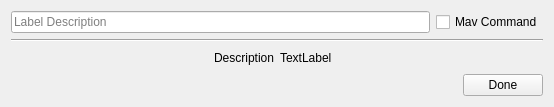
<?xml version="1.0" encoding="UTF-8"?>
<ui version="4.0">
 <class>QGCTextLabel</class>
 <widget class="QWidget" name="QGCTextLabel">
  <property name="geometry">
   <rect>
    <x>0</x>
    <y>0</y>
    <width>554</width>
    <height>107</height>
   </rect>
  </property>
  <property name="windowTitle">
   <string>Form</string>
  </property>
  <layout class="QVBoxLayout" name="verticalLayout">
   <item>
    <layout class="QHBoxLayout" name="horizontalLayout">
     <item>
      <widget class="QLineEdit" name="editNameLabel">
       <property name="text">
        <string/>
       </property>
       <property name="placeholderText">
        <string>Label Description</string>
       </property>
      </widget>
     </item>
     <item>
      <widget class="QCheckBox" name="isMavCommand">
       <property name="text">
        <string>Mav Command</string>
       </property>
      </widget>
     </item>
    </layout>
   </item>
   <item>
    <widget class="Line" name="editLine1">
     <property name="minimumSize">
      <size>
       <width>0</width>
       <height>0</height>
      </size>
     </property>
     <property name="orientation">
      <enum>Qt::Horizontal</enum>
     </property>
    </widget>
   </item>
   <item>
    <layout class="QHBoxLayout" name="horizontalLayout_2">
     <item>
      <widget class="QLabel" name="nameLabel">
       <property name="minimumSize">
        <size>
         <width>50</width>
         <height>0</height>
        </size>
       </property>
       <property name="text">
        <string>Description</string>
       </property>
       <property name="alignment">
        <set>Qt::AlignRight|Qt::AlignTrailing|Qt::AlignVCenter</set>
       </property>
      </widget>
     </item>
     <item>
      <widget class="QLabel" name="textLabel">
       <property name="text">
        <string>TextLabel</string>
       </property>
      </widget>
     </item>
    </layout>
   </item>
   <item>
    <layout class="QHBoxLayout" name="horizontalLayout_3">
     <item>
      <spacer name="horizontalSpacer">
       <property name="orientation">
        <enum>Qt::Horizontal</enum>
       </property>
       <property name="sizeHint" stdset="0">
        <size>
         <width>40</width>
         <height>20</height>
        </size>
       </property>
      </spacer>
     </item>
     <item>
      <widget class="QPushButton" name="editFinishButton">
       <property name="text">
        <string>Done</string>
       </property>
      </widget>
     </item>
    </layout>
   </item>
  </layout>
 </widget>
 <resources/>
 <connections>
  <connection>
   <sender>editNameLabel</sender>
   <signal>textChanged(QString)</signal>
   <receiver>nameLabel</receiver>
   <slot>setText(QString)</slot>
   <hints>
    <hint type="sourcelabel">
     <x>280</x>
     <y>32</y>
    </hint>
    <hint type="destinationlabel">
     <x>114</x>
     <y>55</y>
    </hint>
   </hints>
  </connection>
 </connections>
</ui>
